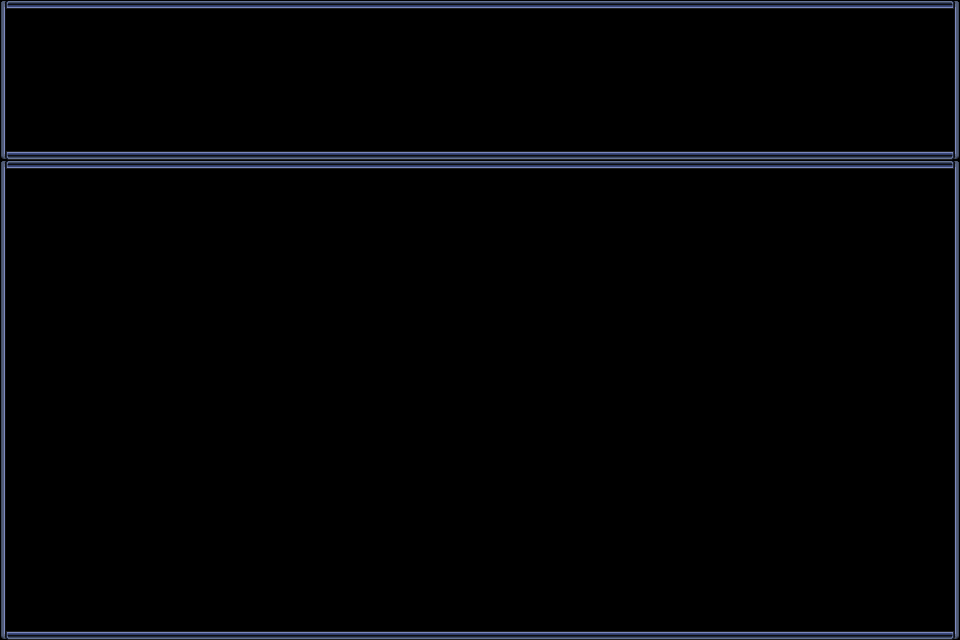

A 2D game scene composited from a Tiled map and its tileset images. What follows is a short description and the map's XML, with each tile layer's data collapsed to a summary:
An orthogonal 60x40 tile map with 16x16 px tiles, 2 tile layers (behind, bront).

<map version="1.0" orientation="orthogonal" width="60" height="40" tilewidth="16" tileheight="16">
 <tileset firstgid="1" name="Window_b_00" tilewidth="16" tileheight="16">
  <image source="Window_b_00.png" width="128" height="128" />
 </tileset>
 <layer name="behind" width="60" height="40" opacity="0.64">
  <data>[2400 cells, 2400 non-empty, 1 distinct tile ids]</data>
 </layer>
 <layer name="bront" width="60" height="40">
  <data>[2400 cells, 312 non-empty, 12 distinct tile ids]</data>
 </layer>
</map>
